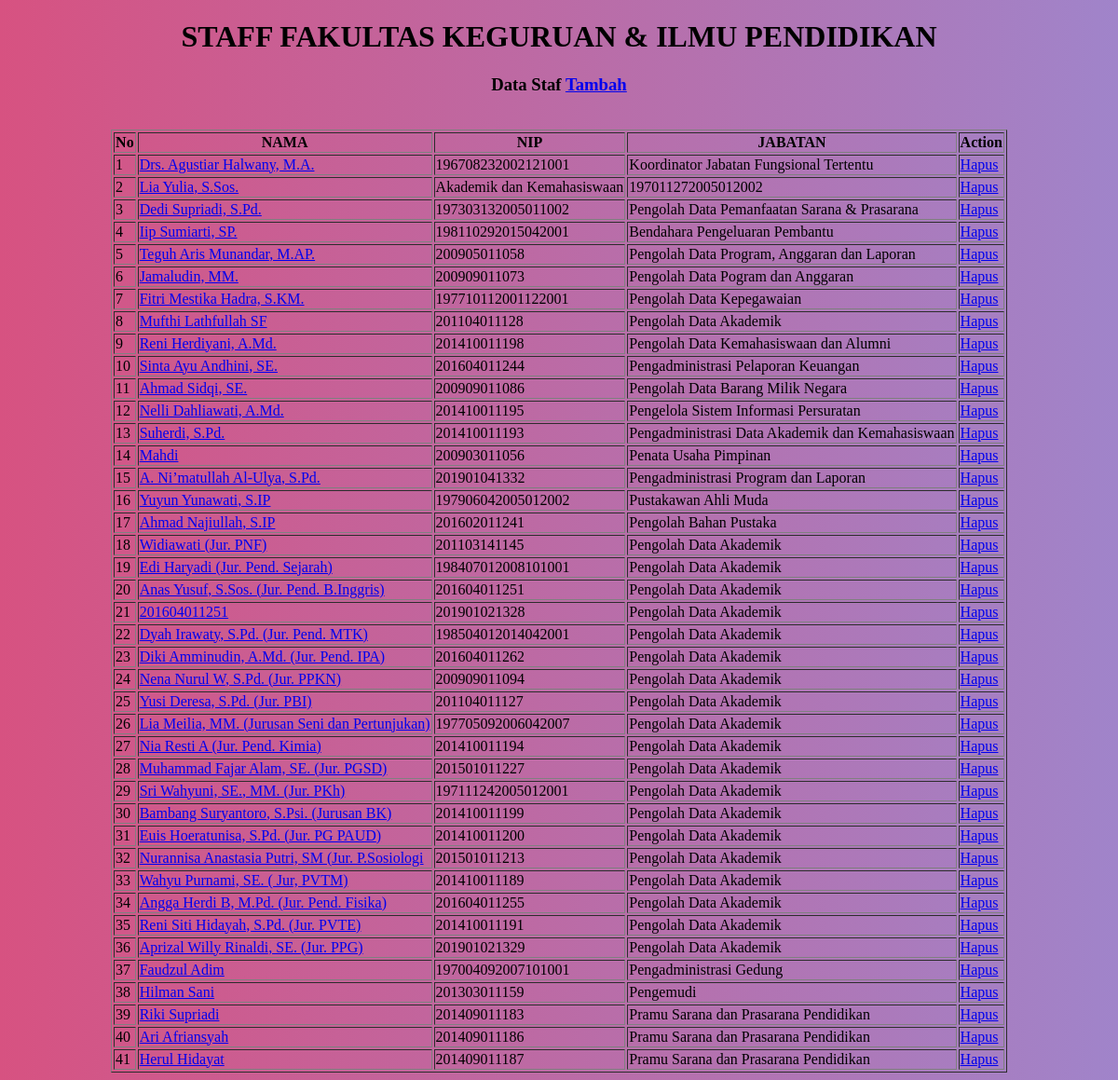
Before: /staf/ with the older database file.
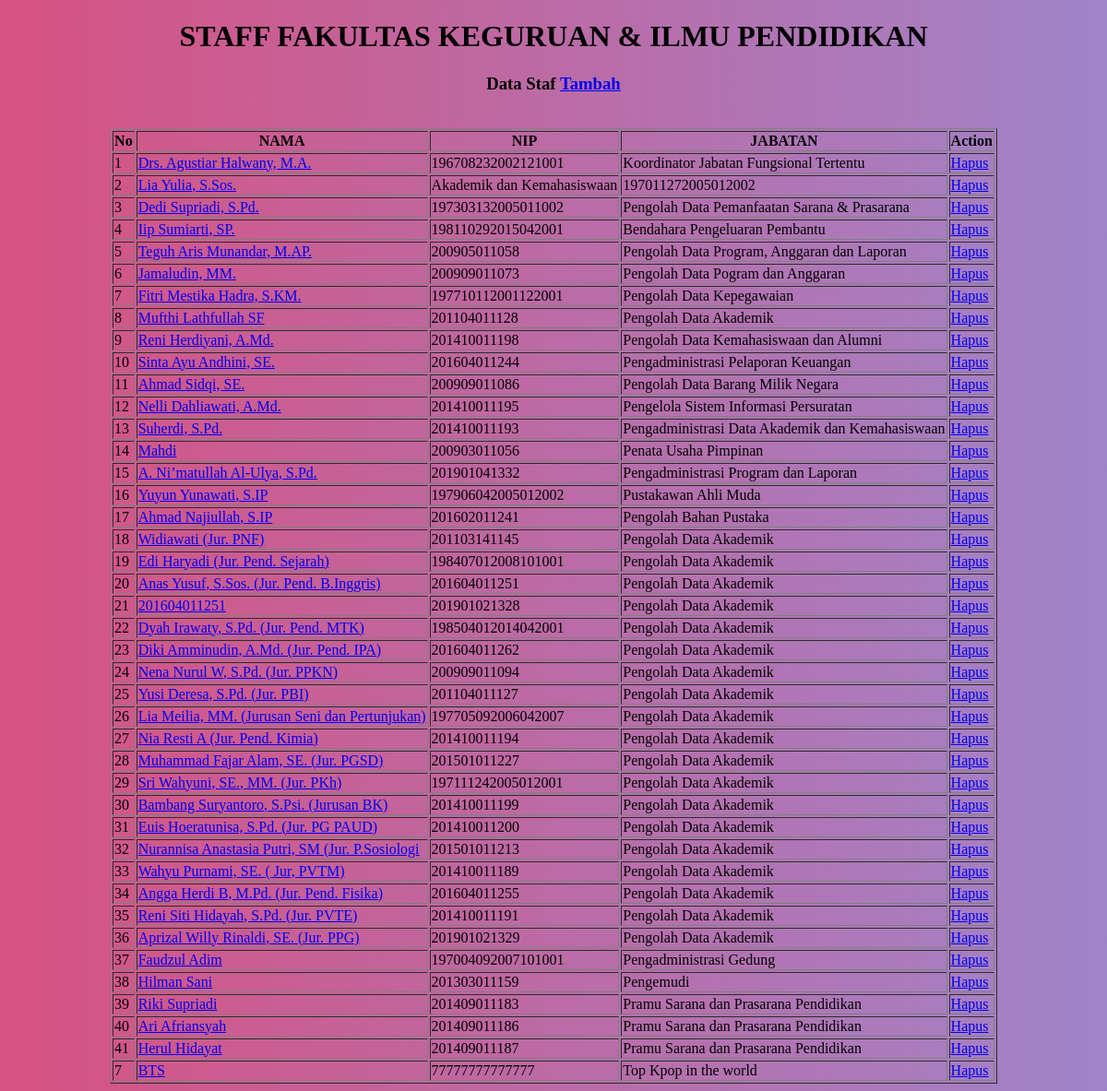
After: the same page with the newer database file.
### staf/models.py (models this page shows, shortened)
class Staf(models.Model):
    no = models.CharField(max_length=50)
    nama = models.CharField(max_length=50, null=True)
    nip = models.CharField(max_length=40)
    jabatan = models.CharField(max_length=100, null=True)

### staf/views.py (the view)
# urls.py: path('staf/', staf),
def staf(request):
    context = {
        'staf': Staf.objects.all()
    }
    return render(request, "staf.html", context)

### staf/templates/staf.html (shortened to what this page needs)
{% extends 'base.html' %}
{% block content %}
<body>
    <center>
      <h1>STAFF FAKULTAS KEGURUAN & ILMU PENDIDIKAN</h1>
      <h3>
        Data Staf
        <a href="{% url 'tambah_staf' %}">Tambah</a>
    </h3>
    </center>
    <br>
    <center>
    <table border="1">
        <tr>
            <th>No</th>
            <th>NAMA</th>
            <th>NIP</th>
            <th>JABATAN</th>
            <th>Action</th>
        </tr>
        {% for staf in staf %}
          <tr>
              <td>{{staf.no}}</td>
              <td><a href="{% url 'ubah_staf' staf.id %}">{{staf.nama}}</a></td>
              <td>{{staf.nip}}</td>
              <td>{{staf.jabatan}}</td>
              <td>
                <a href="{% url 'hapus_staf' staf.id %}" class="btn btn-danger">Hapus</a>
              </td>
          </tr>
          {% endfor %}
  </table>
  </center>
  </body>
{% endblock %}

### templates/base.html (shortened to what this page needs)
<!DOCTYPE html>
<html lang="en">
<head>
</head>
<body>
    {% block content %}
    {% endblock %}
</body>
</html>

### staf/templates/staf.html (style rules this page uses)
body { background-image: linear-gradient(to right, #D75281, #A084CA); margin-left: 50px; margin-right: 50px; padding: 0; }

Changed rows visible on the page:
added Staf: no "7", nama "BTS", nip "77777777777777", jabatan "Top Kpop in the world"
